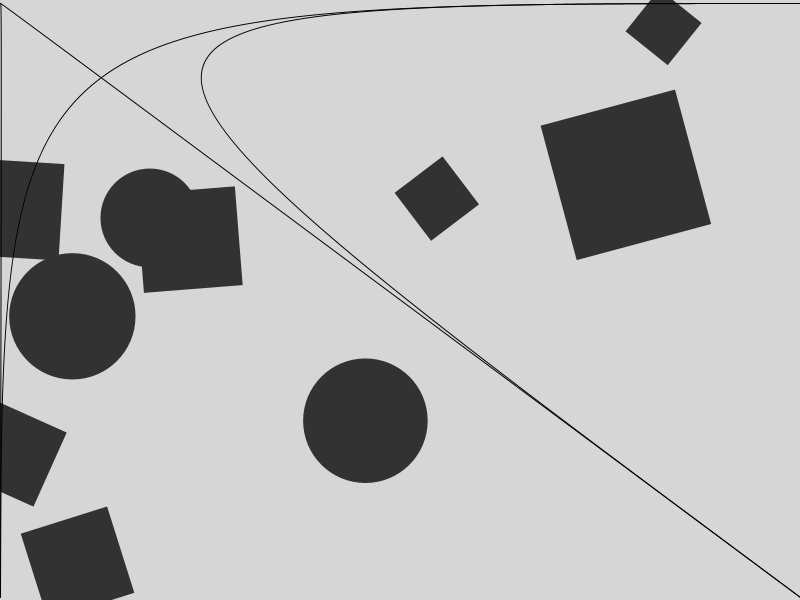
Frame 1 (no input)
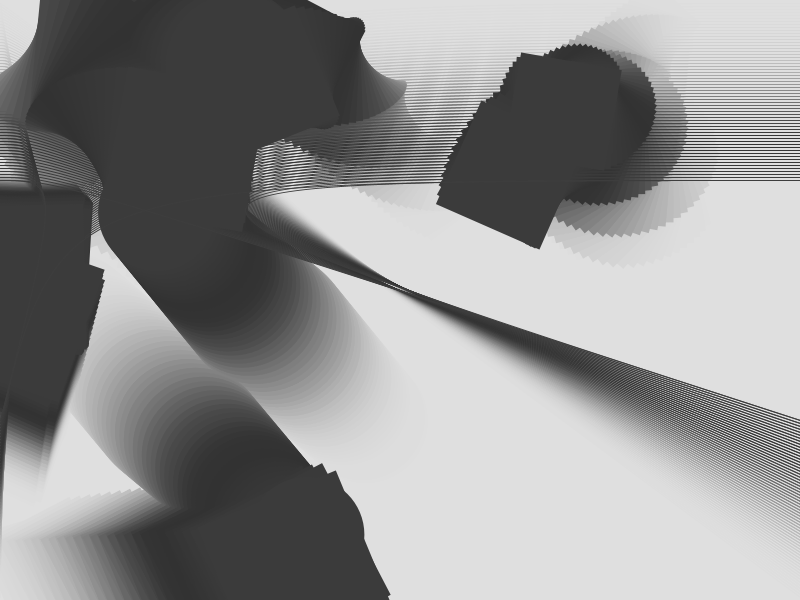
Frame 60 (the mouse pressed at the canvas centre just before this capture)
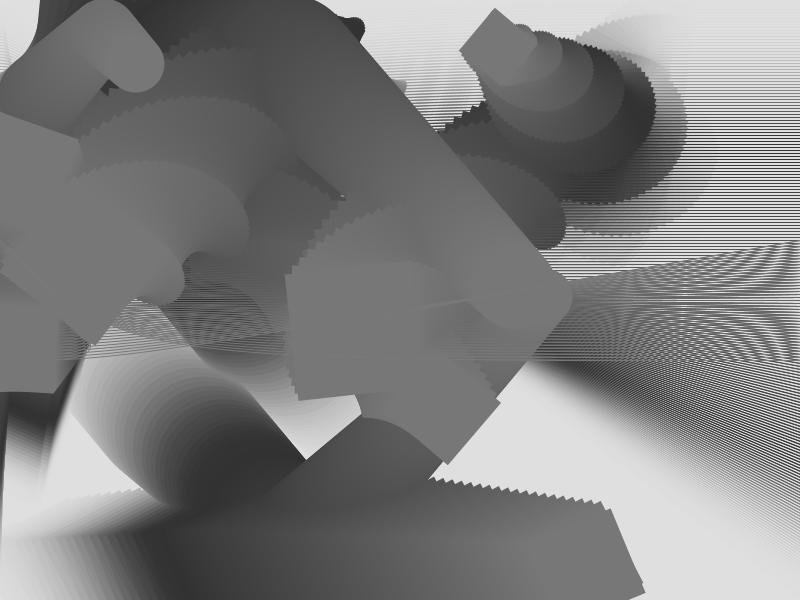
Frame 120 (the mouse held since frame 60 and released just before this capture)

The Processing sketch that drew these frames (run headless with seeded random() and noise(); from frame 60 on, the mouse is pressed at the canvas centre):

// Processing sketch: processing_23049
// ── processing_23049.pde

int x=0;
int speedx=1;
int y=0;
int speedy=3;
int r=1;
int trans=50;
int back = 0;
int ncircles = 3;
int nsquares = 7;
int bezcolorgrowth = 1;
int n = 7;

float[] rotations = new float[n];
Thing[] squares = new Thing[n];
color[] colors = new color[n];
Thing2[] circles = new Thing2[n];

void setup()

{
  rectMode(CENTER);
  size(800,600);
  smooth();
  
  
  for (int i = 0; i < n; i++) {

    colors[i] = color (0, 0, 0);
    
  }

  for (int i = 0; i < nsquares; i++) {

    rotations[i] = random(0, 2*PI);
    
  }

  for (int i = 0; i < nsquares; i++) {

    squares[i] = new Thing (random(0,width), random(0,height), random(50,150), random(-5,5), colors[i], rotations[i] );
  
  }

  for (int i = 0; i < ncircles; i++) {

    circles[i] = new Thing2 (random(0,width), random(0,height), random(50,150), random(-5,5), colors[i] );
  
  }
  
}

void draw()

{

  
  for (int i = 0; i < nsquares; i++) {

    squares[i].move();
    squares[i].coloring(r);
    
  }
  
  for (int i = 0; i < ncircles; i++) {
  
  circles[i].move();
  circles[i].coloring(r);
    
  }  
    
    
    
  back = 255-r;
  fill(back,trans);
  noStroke();
  rect(width/2,height/2,width,height);
  noFill();
  x=x+speedx;
  y=y+speedy;

  if((x>width) || (x<0))

  {

    speedx=speedx*-1;
  }

  if((y>height)|| (y<0)) {

    speedy=speedy*-1;
  }

  r+=bezcolorgrowth;
  if ( r >= 255 || r <= 0 ) {

    bezcolorgrowth = bezcolorgrowth*-1;
  }

  
  trans-=1;
  stroke(r);
  bezier(0,y,x,y,x,y,width,height-y);
  bezier(0,height-y,x,y,x,y,width,y);
  bezier(0,height-y,x,y,x,y,0,y);
  bezier(width,height-y,x,y,x,y,width,y);
  //trans=constrain(trans,10,50);
}



class Thing {
  //date (variables)
  float rotspeed = PI/36;
  float growth = 1;
  float xpos;
  float ypos;
  float radius;
  float speedx;
  float speedy;
  float rotation;
  color cor;
  //constructor
  Thing (float tempX, float tempY, float tempRadius, float tempSpeed, color tempColor, float tempRotation) {
    xpos = tempX;
    ypos = tempY;
    radius = tempRadius;
    speedy = tempSpeed;
    speedx = tempSpeed;
    cor = tempColor;
    rotation = tempRotation;
  }
  //methods and functions
  void move () {
    
    ypos +=speedy;
    xpos +=speedx;
    radius+=growth;
    if ((ypos > ((height-radius/2)+1)) || ((ypos<(0+radius/2)-1))) {
      speedy *= -1;
      rotspeed *= -1;
    }
    if (xpos > ((width-radius/2)+1) || (xpos<(0+radius/2)-1)) {
      speedx *= -1;
      rotspeed *= -1;
    }
    if (radius<=50 || radius>=150) {
      growth *=-1;
    }



    noStroke();
    fill (cor);
    pushMatrix();
    translate(xpos, ypos);
    rectMode(CENTER);
    rotate(rotation);
    translate(-xpos, -ypos);
    rect (xpos, ypos, radius, radius);
    popMatrix();
    rotation+=rotspeed;
  }

  void coloring(int greyscale) {

    cor = color(greyscale);
  }
}


class Thing2 {
  //date (variables)
  float growth = 1;
  float xpos;
  float ypos;
  float radius;
  float speedx;
  float speedy;
  color cor;
  //constructor
  Thing2 (float tempX, float tempY, float tempRadius, float tempSpeed, color tempColor) {
    xpos = tempX;
    ypos = tempY;
    radius = tempRadius;
    speedy = tempSpeed;
    speedx = tempSpeed;
    cor = tempColor;
  }
  //methods and functions
  void move () {
    
    ypos +=speedy;
    xpos +=speedx;
    radius+=growth;
    if ((ypos > ((height-radius/2)+1)) || ((ypos<(0+radius/2)-1))) {
      speedy *= -1;
    }
    if (xpos > ((width-radius/2)+1) || (xpos<(0+radius/2)-1)) {
      speedx *= -1;
    }
    if (radius<=50 || radius>=150) {
      growth *=-1;
    }



    noStroke();
    fill (cor);
    ellipse (xpos, ypos, radius, radius);
  }

  void coloring(int greyscale) {

    cor = color(greyscale);
  }
}
       
